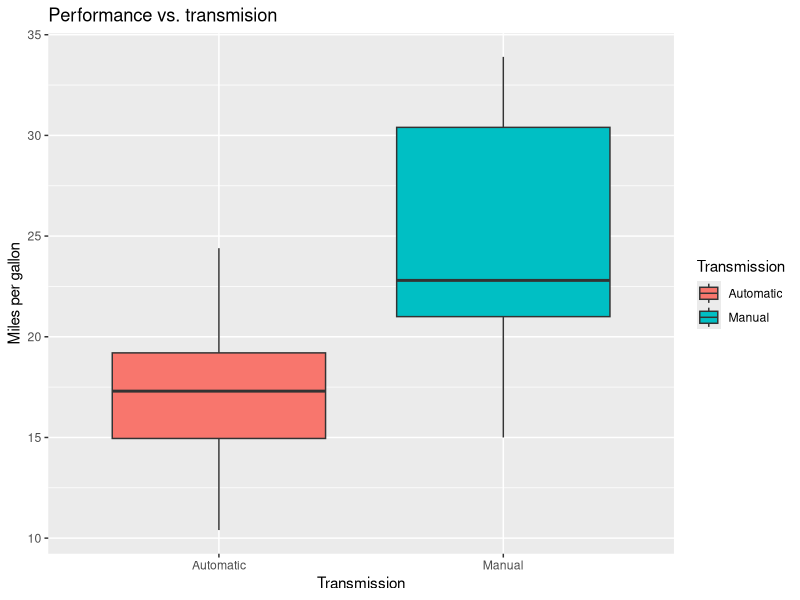
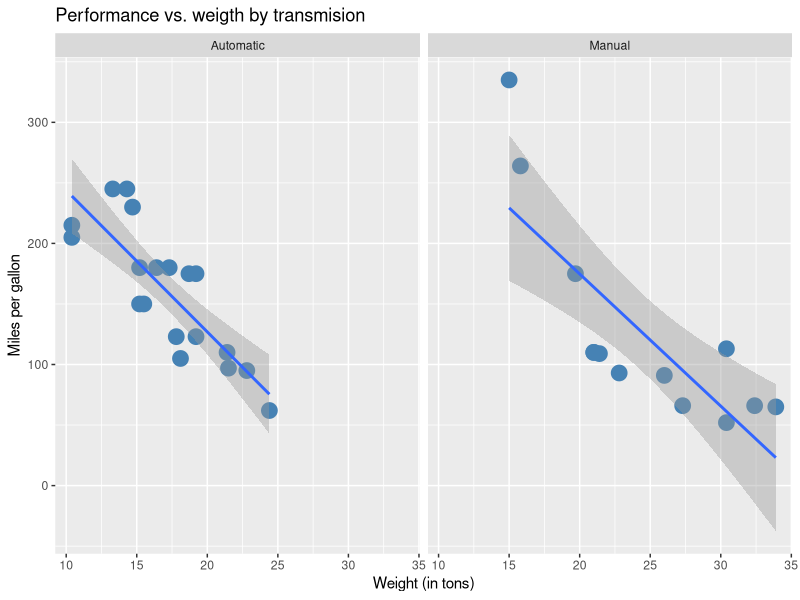

Reproduce these figures in R, in order. (Note: this script raises an error after producing the figures.)
## ---- chunk 1
suppressWarnings(suppressMessages(library(ggplot2)))
mtcars$am2<-factor(mtcars$am,labels=c("Automatic","Manual"))
## ---- chunk 2
g<-ggplot(data=mtcars,aes(factor(am2),mpg))
g+geom_boxplot(aes(fill=am2))+
  xlab("Transmission")+ylab("Miles per gallon")+labs(fill="Transmission")+
  ggtitle("Performance vs. transmision")
## ---- chunk 3
g<-ggplot(data=mtcars,aes(x=mpg,y=hp))+geom_point(color="steelblue",size=5)
g+facet_grid(.~am2)+geom_smooth(method="lm")+
  xlab("Weight (in tons)")+ylab("Miles per gallon")+ggtitle("Performance vs. weigth by transmision")
## ---- chunk 4
fitMod1<-lm(mpg~am2,data=mtcars)
fitMod2<-lm()
